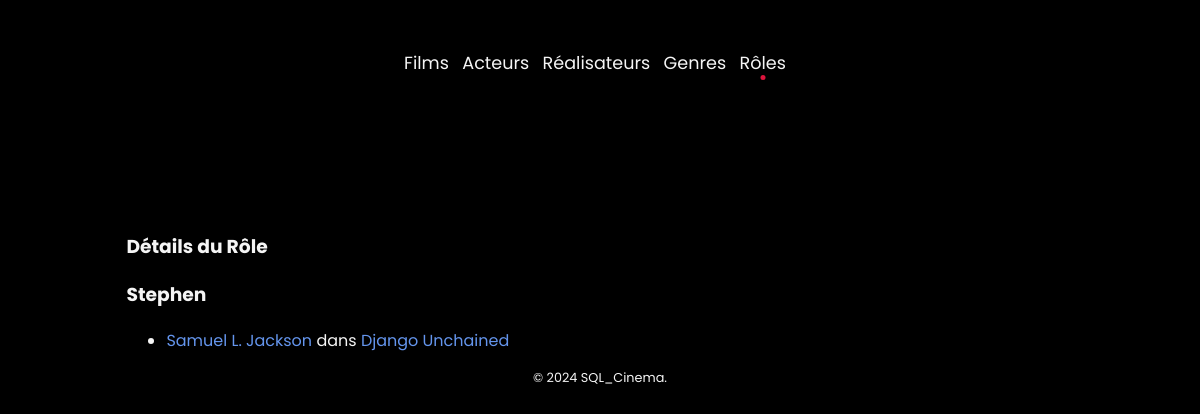
/index.php?action=detailRole&id=7, run on the app's committed database.
### tables this page shows
CREATE TABLE IF NOT EXISTS Role (
    id_role INT AUTO_INCREMENT PRIMARY KEY,
    personnage VARCHAR(50)
);

CREATE TABLE IF NOT EXISTS Personne (
    id_personne INT AUTO_INCREMENT PRIMARY KEY,
    prenom VARCHAR(50),
    nom VARCHAR(50),
    dateNaissance DATE,
    sexe CHAR(1),
    photo VARCHAR(255) DEFAULT 'photo.jpg'
);

CREATE TABLE IF NOT EXISTS Film (
    id_film INT AUTO_INCREMENT PRIMARY KEY,
    titre VARCHAR(255),
    annee_sortie INT,
    duree INT,
    synopsis TEXT,
    note INT,
    affiche VARCHAR(255) DEFAULT 'affiche.jpg',
    id_realisateur INT,
    FOREIGN KEY (id_realisateur) REFERENCES Realisateur(id_realisateur)
);

### controllers/RoleController.php (called while the page is built, shortened)
<?php
class RoleController
{
    public function detailsRole($roleId)
    {
        $pdo = Connect::Connection();
        $details = $pdo->prepare("
        SELECT f.id_film, a.id_acteur, r.id_role, r.personnage, p.prenom, p.nom, f.titre
        FROM Role r
        INNER JOIN Casting c ON r.id_role = c.id_role
        INNER JOIN Acteur a ON c.id_acteur = a.id_acteur
        INNER JOIN Personne p ON a.id_personne = p.id_personne
        INNER JOIN Film f ON c.id_film = f.id_film
        WHERE r.id_role = :id
        ORDER BY f.annee_sortie DESC
    ");
        $details->execute(['id' => $roleId]);
        $roleDetails = $details->fetchAll();
        require "views/roleDetailsView.php";
    }
}

### views/roleDetailsView.php (the view, shortened to what this page needs)
<h3>Détails du Rôle</h3>
<?php if (isset($roleDetails)) { ?>
    <h3><?= $roleDetails[0]['personnage'] ?></h3>
    <ul>
        <?php foreach ($roleDetails as $detail) : ?>
            <li>
                <a href="index.php?action=detailActor&id=<?= $detail['id_acteur'] ?>">
                    <?= $detail['prenom'] . ' ' . $detail['nom'] ?>
                </a>dans
                <a href="index.php?action=detailFilm&id=<?= $detail['id_film'] ?>"><?= $detail['titre'] ?></a>
            </li>
        <?php endforeach; ?>
    </ul>
<?php } ?>
<?php
require "views/template.php";
?>

### public/css/style.css (style rules this page uses)
* { box-sizing: border-box; background-color: black; color: whitesmoke; font-family: 'Poppins', sans-serif; }
:root { --red : crimson; }
a { text-decoration: none; color : cornflowerblue }

### data on the page
role: personnage "Stephen", personne.prenom "Samuel", personne.nom "L. Jackson", film.titre "Django Unchained"
